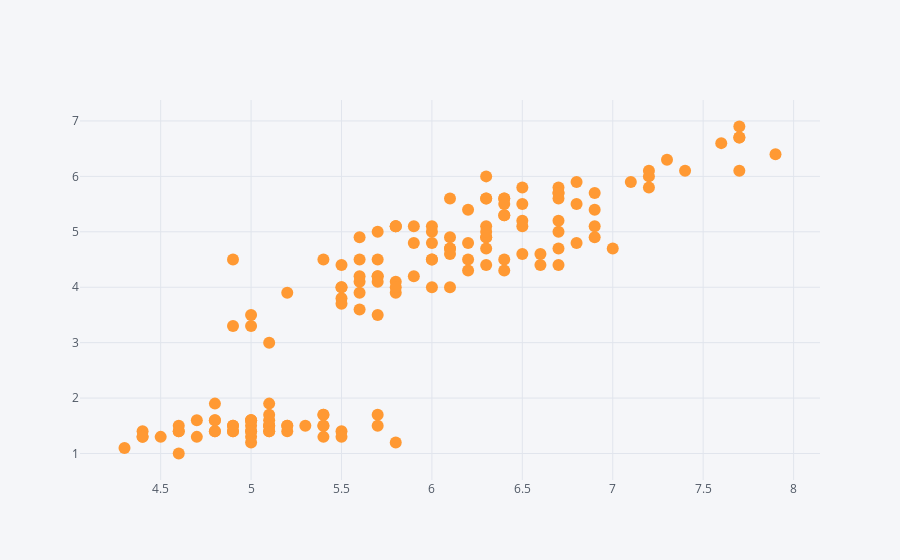

Notebook code for this chart:
### Code cell
df.iplot(x='sepal_length',y='petal_length',mode='markers')

### Figure 1 — Plotly figure (JSON) as saved in the notebook; plotly's stock layout.template omitted (floating-point values rounded to 4 significant figures; data arrays with more than 128 entries replaced by an {"elided": "..."} marker saying what was removed)
{"data": [{"line": {"color": "rgba(255, 153, 51, 1.0)", "dash": "solid", "shape": "linear", "width": 1.3}, "marker": {"size": 12, "symbol": "circle"}, "mode": "markers", "name": "petal_length", "text": "", "type": "scatter", "x": {"elided": "150 float values"}, "y": {"elided": "150 float values"}}], "layout": {"legend": {"bgcolor": "#F5F6F9", "font": {"color": "#4D5663"}}, "paper_bgcolor": "#F5F6F9", "plot_bgcolor": "#F5F6F9", "title": {"font": {"color": "#4D5663"}}, "xaxis": {"gridcolor": "#E1E5ED", "showgrid": true, "tickfont": {"color": "#4D5663"}, "title": {"font": {"color": "#4D5663"}, "text": ""}, "zerolinecolor": "#E1E5ED"}, "yaxis": {"gridcolor": "#E1E5ED", "showgrid": true, "tickfont": {"color": "#4D5663"}, "title": {"font": {"color": "#4D5663"}, "text": ""}, "zerolinecolor": "#E1E5ED"}}}
